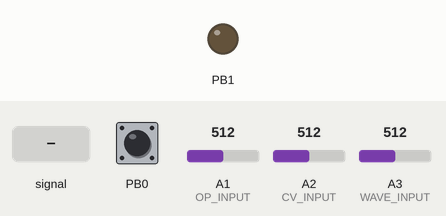
Simulated run of this sketch. Board: ATtiny85, built with avr-gcc and run on an emulated ATtiny85. On the bench: output pins drawn as LEDs (lit = HIGH). Inputs (shaded band) come from the test bench; at power-on: A3 (WAVE_INPUT) = 512, A1 (OP_INPUT) = 512, A2 (CV_INPUT) = 512, PB0 HIGH.

Above: at 1.2 s.
1.3 s: A3 (WAVE_INPUT) fed a 2 Hz sine of ±306 counts around its level
4.3 s: A3 (WAVE_INPUT) set to 306
At 4.56 s:
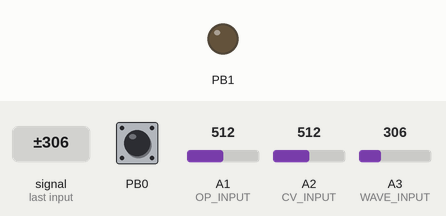
7.3 s: A1 (OP_INPUT) set to 716
At 7.57 s:
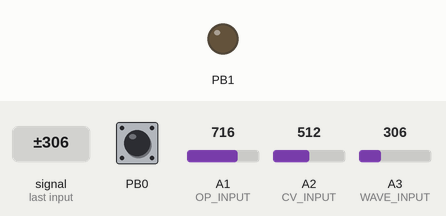
10.3 s: A1 (OP_INPUT) fed a 200 Hz sine of ±81 counts around its level
At 10.57 s:
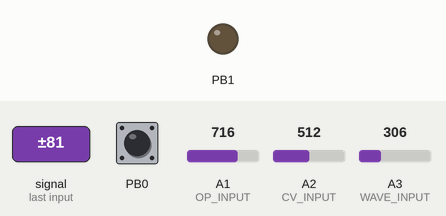
13.3 s: A2 (CV_INPUT) set to 0
16.3 s: A1 (OP_INPUT) set to 0
At 16.3 s:
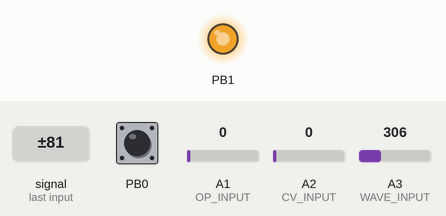
Timing chart, 0 to 18.8 s (numbered marks = the images above; inputs shaded):
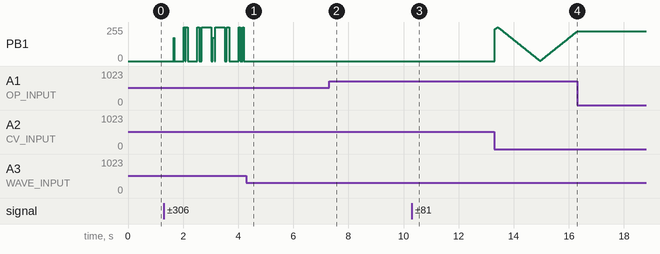

Measured:
- after the input at 4.3 s, PB1: stops changing and stays 0/255
- after the input at 7.3 s, PB1: stays 0/255 (without the input it goes to 135/255 after 3.0 s)
- after the input at 10.3 s, PB1: stays 0/255 (without the input it goes to 195/255 after 3.0 s)
- after the input at 16.3 s, PB1: stops changing and stays 223/255

The sketch:

wavetables-attiny-finetune.ino
```cpp
// (licence header left out)
#include <avr/io.h>
#include <avr/interrupt.h>
#include <avr/pgmspace.h>
#include "wavetables.h"

// Wavetable names - the names have no particular significance outside of describing what
// the wavetable actually is.
#define WAVETABLE_SINE        0
#define WAVETABLE_TRIANGLE    1
#define WAVETABLE_SAW         2
#define WAVETABLE_SQUARE      3
#define WAVETABLE_PULSE       4
#define WAVETABLE_NOISE       5

#define BUFF_LENGTH           4
#define BUFF_SHIFT            2

// Input pins
#define CV_INPUT              A2  // ATTiny pin 3
#define WAVE_INPUT            A3  // ATTiny pin 2
#define OP_INPUT              A1  // ATTiny pin 7

// Any variables which are used inside the ISR must be declared as volatile - not doing so could
// result in unpredictable behaviour or, more likely, no behaviour at all.
//
// DO NOT use compiler optimisation flags (-O0 etc.)
volatile uint16_t syncPhaseAcc, syncPhaseInc, baseFreq, syncOffset, finetune;
volatile uint8_t current_wavetable = 0;
volatile uint8_t pitch_offset = 0, phase_offset = 0;
volatile uint8_t range_high = 0;

// Wavetable definitions - the two NULL values are placeholders for the square and sawtooth
// waveforms which can be generated based on the current step. To replace these with a wavetable,
// declare the wavetable in wavetables.h and replace the appropriate NULL with a pointer to the
// beginning of the desired table.
//
// Doing this will also require the code within the ISR to be modified as well.
const uint8_t * const wavetables[] PROGMEM = { &sine[0], &triangle[0], NULL, NULL, &pulse[0], &noise[0] };
uint16_t acc, a1_level, buffered_vals[BUFF_LENGTH], buff_step;

void audioOn() {
  // Enable the on-board PLL as a source for Timer1 (64MHz)
  // Then disable timer interrupts
  PLLCSR = 1 << PCKE | 1 << PLLE;
  TIMSK = 0;

  // PWM1A - Enable pulse-width modulator A
  // COM1A0 - Clear the OC1A output line
  // CS11 - /2 clock prescaler
  TCCR1 = 1 << PWM1A | 2<< COM1A0 | 1 << CS11;
  OCR1A = 128; // 50% duty cycle

  pinMode(0, INPUT_PULLUP);
  pinMode(1, OUTPUT);
  pinMode(CV_INPUT, INPUT);
  pinMode(WAVE_INPUT, INPUT);
  pinMode(OP_INPUT, INPUT);

  TCCR0A = (1 << WGM01);               // CTC mode
  TCCR0B = (1 << WGM02) | (2 << CS00); // Waveform mode, /8 prescaler
  TIMSK = 1 << OCIE0A;                 // Interrupt on compare match
  OCR0A = 29;

  syncPhaseAcc = 0;
  buff_step = 0;
  memset(&buffered_vals[0], 0, BUFF_LENGTH);
}

void setup() {
  audioOn();
}

void loop(){
  // Desired frequency - resolution is 5V / 1024 steps = 4.8mV
  // The lookup table for mapFreq yields a response pretty close to 1V/oct.
  // An external ADC could improve matters, at the expense of more code.
  baseFreq = mapFreq(analogRead(CV_INPUT));

  // Since we're potentially getting the output waveform type via a pot, buffer
  // the last few values and set the current wavetable value to be the average
  // of the buffer contents. This goes some way to eliminating jitter.
  //
  // Note the right-shift to do the division.
  //
  // Using a larger buffer could yield more stable results but also increases
  // the risks of audible glitching in the output. A 4-byte buffer seems to
  // do the job.Buffer length should be a power of two in order to take
  // advantage of bit-shift division
  //
  // Something similar _could_ be done to the CV inputs
  buffered_vals[buff_step++] = mapOsc(analogRead(WAVE_INPUT));
  if (buff_step == BUFF_LENGTH) {
    acc = 0;
    for (int i=0; i < BUFF_LENGTH; i++) { acc += buffered_vals[i]; }
    current_wavetable = (acc >> BUFF_SHIFT) & 0xff;
    acc = 0;
    buff_step = 0;
  }

  // Handle the fine-tuning
  finetune = -64 + (analogRead(OP_INPUT) >> 3);

  // Set the phase increment value.
  syncPhaseInc = baseFreq + finetune;

  // Check the sense of the range switch - this is acted on within the ISR.
  range_high = (digitalRead(0) == HIGH) ? 1 : 0;
}

// The interrupt service routine - this is where it all happens.
// Triggered when TIMER0 overflows.
//
// - Increment the phase accumulator
// - Convert the accumulator value to an 8-bit number corresponding to
//   the step in the wavetable
// - Read the appropriate wavetable value
// - Write it to the PWM pin
//
// In order to prevent overruns and glitching, code within the ISR should do
// as little as it can get away with. In this case, we're reading a value from
// wavetable and writing it out to a PWM pin - square and sawtooth waves are
// generated on the fly based on the current step; obviously this is much quicker.
ISR(TIMER0_COMPA_vect) {
   uint8_t val, step, phased_step;

   syncPhaseAcc += (range_high == 0) ? syncPhaseInc >> 1 : syncPhaseInc >> 4 ;
   step = syncPhaseAcc >> 8;

   phased_step = step + phase_offset;

   switch (current_wavetable) {
     case WAVETABLE_SINE:
         val = pgm_read_byte_near((uint8_t *)wavetables[WAVETABLE_SINE] + step);
         break;
     case WAVETABLE_TRIANGLE:
         val = pgm_read_byte_near((uint8_t *)wavetables[WAVETABLE_TRIANGLE] + step);
         break;
     case WAVETABLE_SAW:
         val = step;
         break;
     case WAVETABLE_SQUARE:
         val = (step < 128) ? 0x00 : 0xff;
         break;
     case WAVETABLE_PULSE:
         val = pgm_read_byte_near((uint8_t *)wavetables[WAVETABLE_PULSE] + step);
         break;
     default: val = pgm_read_byte_near((uint8_t *)wavetables[WAVETABLE_NOISE] + step);
         val = (pgm_read_byte_near((uint8_t *)wavetables[WAVETABLE_NOISE] + phased_step)) << 1;
         break;
   }

   // Writing the current wavetable value directly to OCR1A is much quicker than using
   // digitalWrite() or its equivalent..
   OCR1A = val;
}
```

Source omitted: wavetables.h (data table, 15710 bytes)
